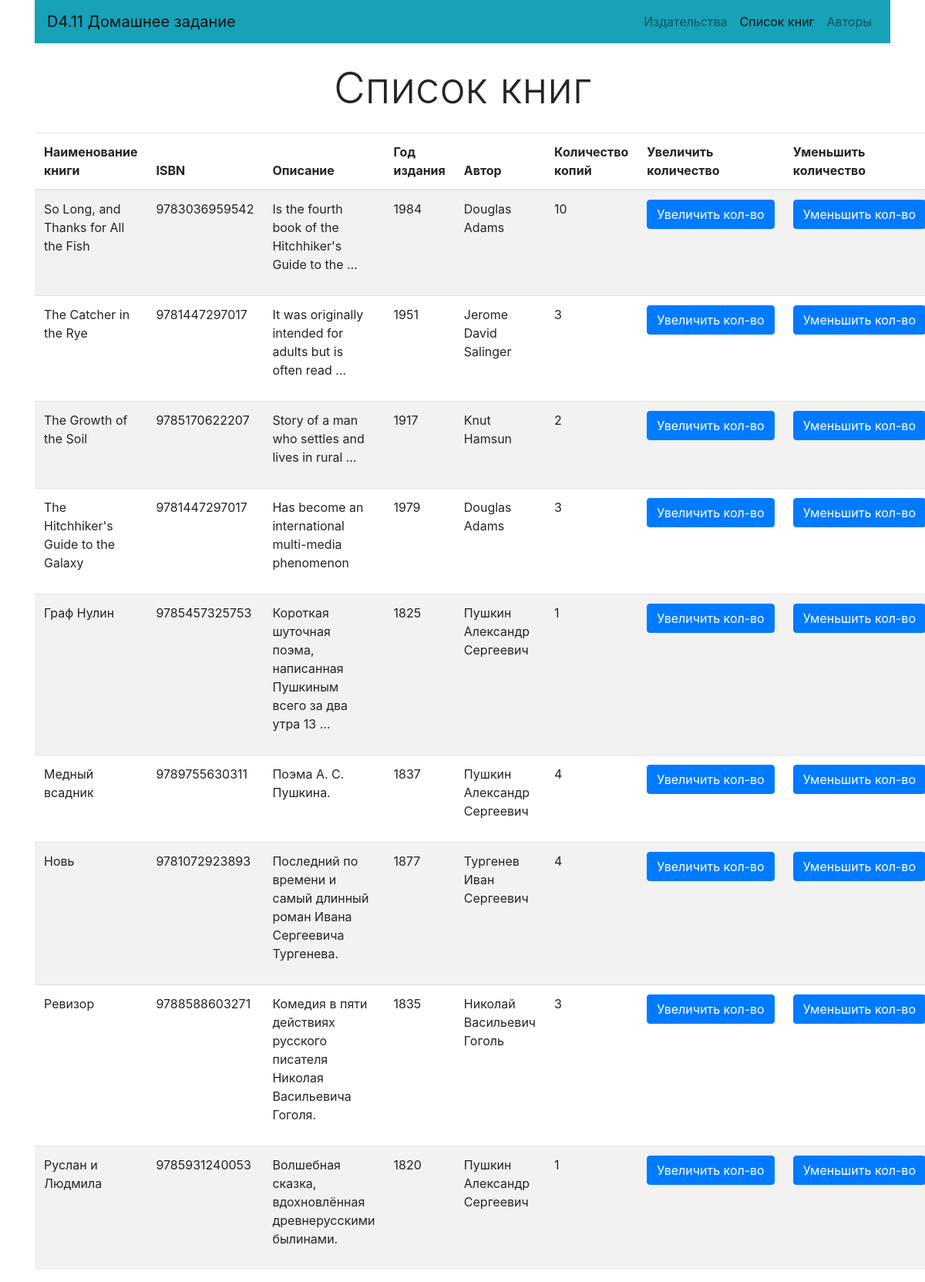
Before: /book/ with the older database file.
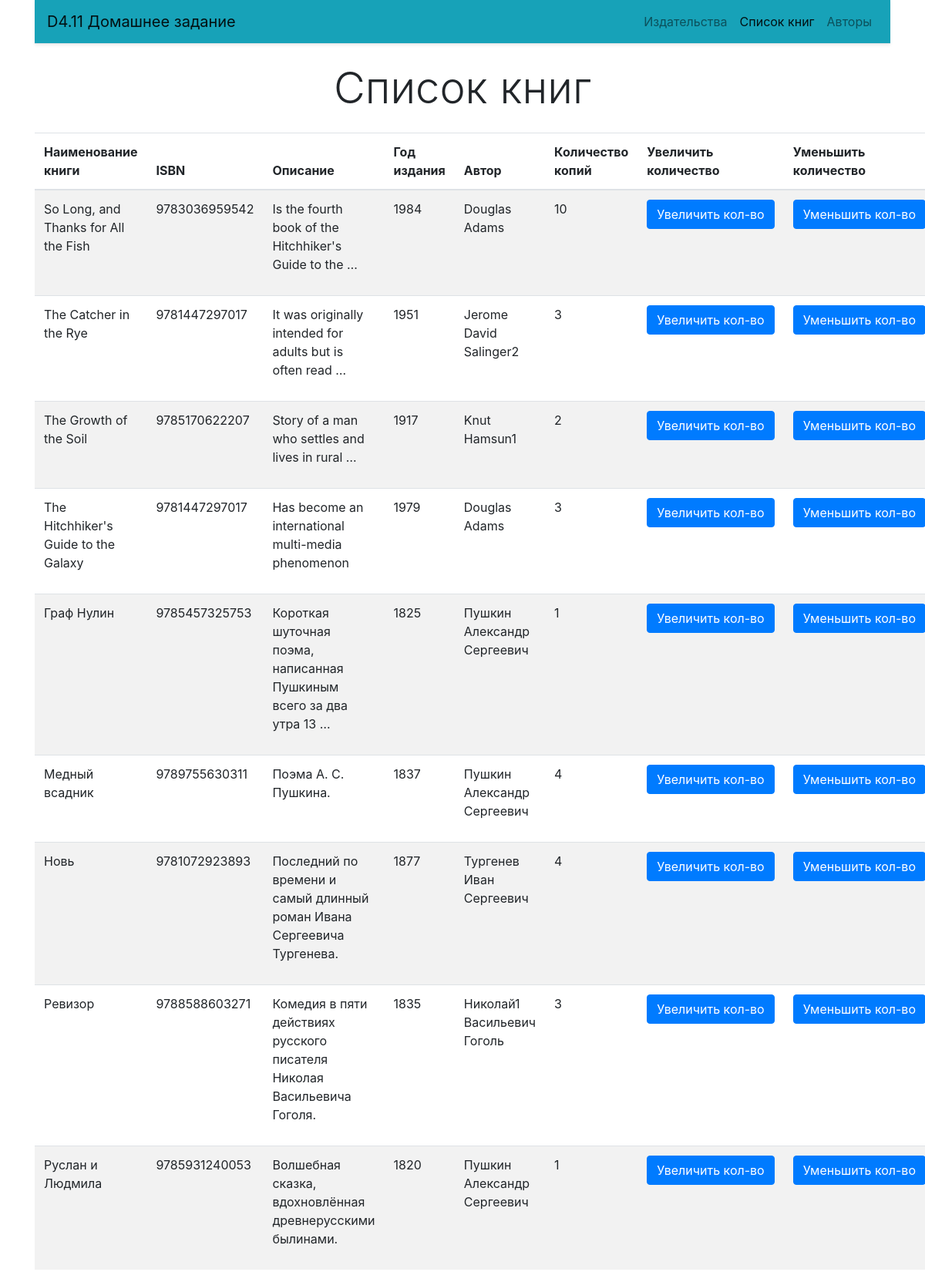
After: the same page with the newer database file.
### p_library/models.py (models this page shows, shortened)
class Book(models.Model):
    ISBN = models.CharField(max_length=13, verbose_name='ISBN')
    title = models.TextField(verbose_name='Наименование книги')
    description = models.TextField(verbose_name='Описание книги')
    year_release = models.SmallIntegerField(verbose_name='Год издания')
    author = models.ForeignKey(Author, on_delete=models.CASCADE, verbose_name='Автор')
    copy_count = models.IntegerField(default=1, verbose_name='Количество копий')
    price = models.DecimalField(max_digits = 10, decimal_places=2, default=0, verbose_name='Цена')
    pubhouse = models.ForeignKey(PubHouse, on_delete=models.CASCADE,
        verbose_name='Издательство', blank=True,
        related_name="books", related_query_name="book")
    pubhouse.empty_value_display = '-empty-'
    class Meta:
            verbose_name = 'Книга'
            verbose_name_plural = 'Книги'
            ordering = ['title']

class Author(models.Model):
    full_name = models.TextField(max_length=100, unique=True, verbose_name='Имя автора')
    birth_year = models.SmallIntegerField(verbose_name='Дата рождения автора')
    country = models.CharField(max_length=2, verbose_name='Страна автора')
    class Meta:
        verbose_name = 'Автор'
        verbose_name_plural = 'Авторы'
        ordering = ['full_name']

### p_library/views.py (the view)
# urls.py: path('book/', views.book_list, name='book'),
def book_list(request):
    template = loader.get_template('book_list.html')
    books = Book.objects.all()
    biblio_data = {
        "title": "мою библиотеку",
        "books": books,
    }
    return HttpResponse(template.render(biblio_data, request))

### p_library/templates/book_list.html (shortened to what this page needs)
{% extends 'base.html' %}
{% block content %}
    <h3 class="display-4 text-center my-4">Список книг</h3>
    <div class="row">
        <div class="col-md-8">
            <table class="table table-striped">
                <thead>
                    <tr>
                        <th> Наименование книги </th>
                        <th> ISBN </th>
                        <th> Описание </th>
                        <th> Год издания </th>
                        <th> Автор </th>
                        <th> Количество копий </th>
                        <th> Увеличить количество </th>
                        <th> Уменьшить количество </th>
                    </tr>
                </thead>
                <tbody>
                    {% for book in books %}
                        <tr>
                            <td>
                                <p>{{ book.title }}</p>
                            </td>
                            <td>
                                <p>{{ book.ISBN }}</p>
                            </td>
                            <td>
                                <p>{{ book.description|truncatewords:10 }}</p>
                            </td>
                            <td>
                                <p>{{ book.year_release }}</p>
                            </td>
                            <td>
                                <p>{{ book.author.full_name }}</p>
                            </td>
                            <td>
                                <p>{{ book.copy_count }}</p>
                            </td>
                            <td>
                                <form action="/index/book_increment/" method="post" enctype="multipart/form-data">
                                    <input class="btn btn-primary" type="submit" value="Увеличить кол-во" />
                                </form>
                            </td>
                            <td>
                                <form action="/index/book_decrement/" method="post" enctype="multipart/form-data">
                                    <input class="btn btn-primary" type="submit" value="Уменьшить кол-во" />
                                </form>
                            </td>
                        </tr>
                    {% endfor %}
                </tbody>
            </table>
        </div>
    </div>
{% endblock %}

Changed rows visible on the page:
changed through a linked row, Book "The Catcher in the Rye": author.full_name "Jerome David Salinger" → "Jerome David Salinger2"
changed through a linked row, Book "The Growth of the Soil": author.full_name "Knut Hamsun" → "Knut Hamsun1"
changed through a linked row, Book "Ревизор": author.full_name "Николай Васильевич Гоголь" → "Николай1 Васильевич Гоголь"
